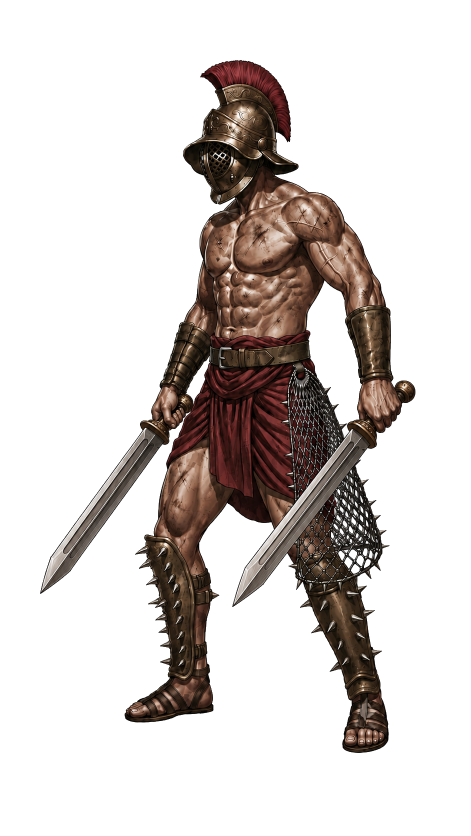
#> input picture Enemies/Civilization/Arena/Gladiator/Gladiator.png, 941 x 1672 px (shown at 1/2 size); its folder holds only this picture in this run
$ python remove_white_borders.py
#> lines starting #> are read from the running program, lines starting #| are printed output that depends on the picture; after the words box and inside, x2 and y2 are one past the last pixel; in counts of white or black regions, pixels touching at a corner belong together
#> in process_file, im is the input picture: PIL image 941x1672 RGBA; mean R, G, B, A 22.8, 17, 14.3, 64.4
# -*- coding: utf-8 -*-
"""
Убирает белую/бледную кайму по краю спрайтов (типичный след автоматического
удаления фона — прозрачность обрывается резко, а сам крайний пиксель/пиксели
остаются светлыми, потому что были смешаны с белым фоном).

Как это работает:
  - для каждого PNG со своим альфа-каналом ищутся "внешние" пиксели — непрозрачные,
    но соседствующие (в т.ч. по диагонали) с прозрачным пикселем;
  - если такой пиксель бледный (достаточно яркий и достаточно ненасыщенный —
    то есть близок к белому/серому, а не к цветному краю рисунка), его альфа
    обнуляется;
  - после этого проверка повторяется — так снимается несколько слоёв каймы
    подряд, но не больше --max-depth раз за файл, чтобы случайно не съесть
    по-настоящему светлую часть персонажа (белую шерсть, лёд и т.п.).

Перед любой правкой оригинал копируется в --backup-dir (по умолчанию —
D:\\dOCS\\_Godmaker_cleanup_backup\\sprite_originals, вне самого проекта, чтобы
Godot не пытался импортировать резервные копии как текстуры) с тем же
относительным путём — так его легко найти и вернуть обратно. Если бэкап уже
есть, файл не перезаписывается (значит скрипт уже разбирал этот спрайт раньше
и в бэкапе лежит ПЕРВООБРАЗНЫЙ вариант, а не результат прошлого прогона).

Запуск:
    python Tools/remove_white_borders.py --dry-run
        — ничего не меняет, только печатает отчёт: какие файлы затронуты и
          сколько пикселей у каждого снимется.

    python Tools/remove_white_borders.py
        — реально обрабатывает файлы (с бэкапом оригиналов).

    python Tools/remove_white_borders.py --root Gods --bright 200 --sat 20 --max-depth 3
        — то же самое, но только в указанной папке и с другими порогами.

После реальной правки спрайтов Godot нужно переимпортировать — открыть редактор,
либо прогнать `Godot ... --headless --path . --import`.
"""

import argparse
import shutil
import sys
from pathlib import Path

from PIL import Image
import numpy as np
from scipy.ndimage import binary_erosion, binary_closing, label

DEFAULT_ROOTS = ["Gods", "Enemies", "Nemesis", "Main_characters"]
DEFAULT_BACKUP_DIR = r"D:\dOCS\_Godmaker_cleanup_backup\sprite_originals"
STRUCT_8 = np.ones((3, 3), dtype=bool)  # 8-связность: диагональный сосед тоже "снаружи"

# --- Режим --speckle: одиночные "чисто белые" огрызки недобитого фона внутри спрайта ---
#
# В отличие от каймы по краю (см. find_pale_border_mask), это изолированные островки
# практически чистого белого (min(R,G,B) >= --speckle-thresh), нигде не касающиеся
# прозрачности — они остаются в мелких деталях (шерсть, перья), потому что там фон
# был отрезан не сплошным контуром, а закрылся отдельными волосками/линиями рисунка.
#
# Проверено вручную (см. историю правок): ни цвет пикселя, ни размер ОТДЕЛЬНОГО
# компонента, ни его ближайшее окружение, ни даже суммарная площадь бледных пикселей по
# всему файлу НЕ отличают такой огрызок от настоящего авторского блика того же белого
# цвета (перья белого ворона, спиральные блики на роге единорога, крылья валькирии,
# блеск на металле, седые волосы/борода Зевса) — обводка рисунка дробит и то, и другое
# на одинаково мелкие кусочки, ни один из которых по отдельности не крупный, а суммарная
# площадь у детального, но не "светлого" персонажа (доспехи с сотней мелких заклёпок)
# может набраться не меньше, чем у персонажа с настоящим светлым элементом дизайна.
#
# Работающий признак — во сколько один СВЯЗНЫЙ бледный элемент дизайна (перо, прядь
# волос, блик на пластине доспеха) распадается на мелкие кусочки только из-за тонких
# тёмных линий обводки МЕЖДУ соседними мазками одной и той же детали, а не из-за
# реального разрыва в пространстве. Поэтому перед подсчётом размера бледная маска
# "заплывает" морфологическим closing на --speckle-close-iter итераций (соединяет
# соседние кусочки через узкие тёмные щели), и уже ПОСЛЕ этого ищется самый большой
# связный кусок. У настоящего огрызка фона рядом просто нет других бледных пикселей,
# с которыми можно было бы соединиться, так что после closing он остаётся маленьким;
# у реального элемента дизайна (перья, пряди, блики одной детали) соседние кусочки
# сливаются в один заметно больший кусок. Если этот кусок >= --speckle-exclude —
# считаем, что у персонажа "в целом светлый" элемент дизайна, и не трогаем файл ВООБЩЕ.
# Если нет, чисто белые пиксели в файле — почти наверняка огрызки фона, и чистятся все
# такие компоненты размером до --speckle-size-cap (предохранитель на случай одиночного
# блика, который на всякий случай не снимается, если он неожиданно оказался крупным).
SPECKLE_PURE_THRESH = 235
SPECKLE_CONTEXT_BRIGHT = 170
SPECKLE_CONTEXT_SAT = 25
SPECKLE_CLOSE_ITER = 6
SPECKLE_EXCLUDE_SIZE = 2500
SPECKLE_SIZE_CAP = 150


# [29 lines left out: function find_speckle_mask, not called in this run]


def find_pale_border_mask(rgb: np.ndarray, alpha: np.ndarray, bright_thresh: int, sat_thresh: int, max_depth: int):
    """Возвращает (новая_альфа, снято_пикселей, число_проходов)."""
#> called with bright_thresh = 180, sat_thresh = 15, max_depth = 2
    alpha = alpha.copy()
    opaque = alpha > 0
#> opaque: shape (1672, 941) bool; 25.3% white; 1 white region, box (x1, y1, x2, y2) and area: (80, 120, 831, 1506) 397450
    rgb32 = rgb.astype(np.int32)
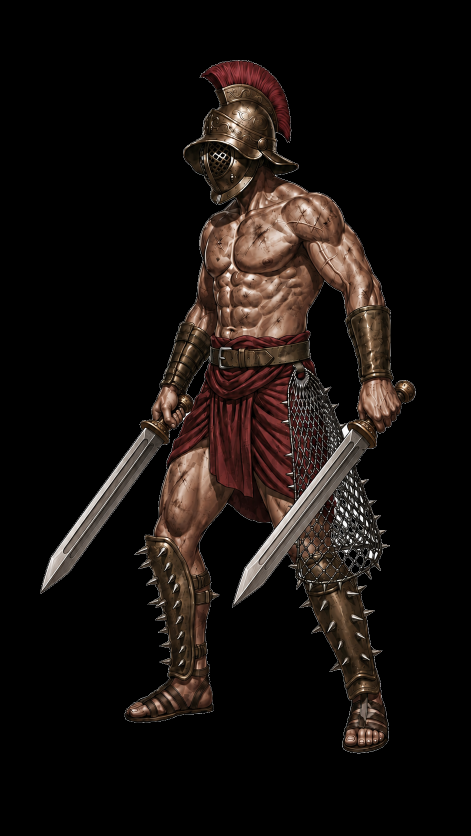
#> rgb32: shape (1672, 941, 3) int32 (shown at 1/2 size); mean R, G, B 22.8, 17, 14.3
    brightness = rgb32.mean(axis=2)
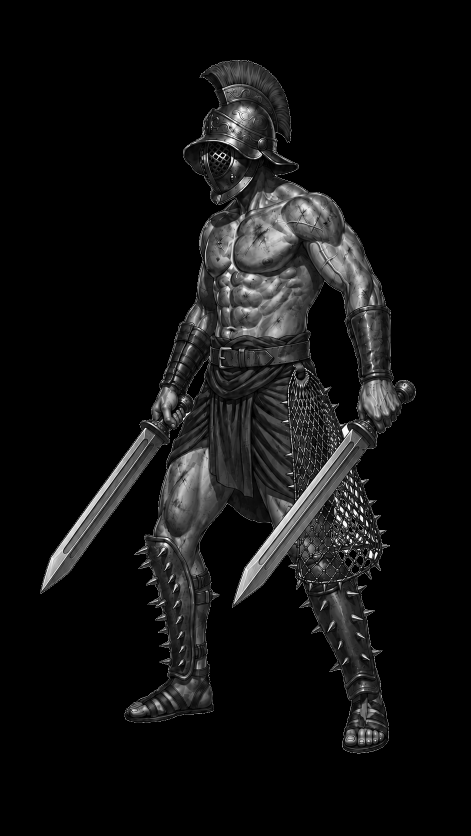
#> brightness: shape (1672, 941) float64 (shown at 1/2 size); min 0, max 255, mean 18
    saturation = rgb32.max(axis=2) - rgb32.min(axis=2)
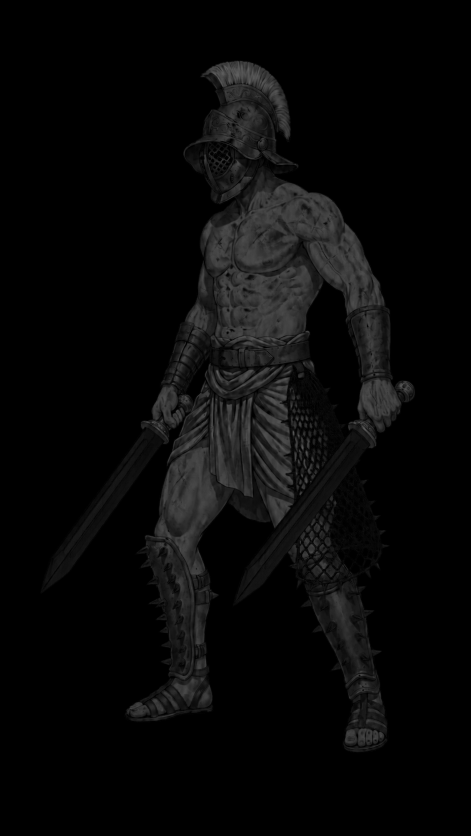
#> saturation: shape (1672, 941) int32 (shown at 1/2 size); min 0, max 100, mean 8.5
    pale = (brightness >= bright_thresh) & (saturation <= sat_thresh)
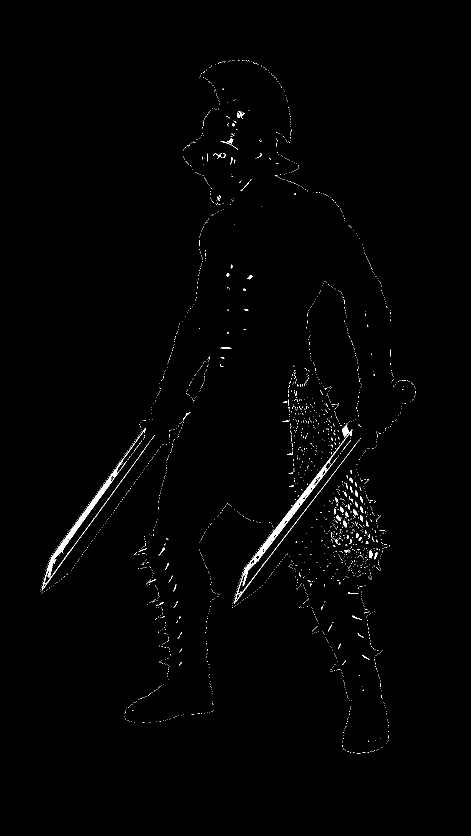
#> pale: shape (1672, 941) bool (shown at 1/2 size); 0.85% white; 2255 white regions (2194 under 20 px), largest, box (x1, y1, x2, y2) and area: (468, 859, 715, 1208) 3480, (83, 856, 299, 1182) 2954, (684, 848, 698, 875) 195

    total_cleared = 0
    passes_done = 0
    for _ in range(max_depth):
        if not opaque.any():
            break
        eroded = binary_erosion(opaque, structure=STRUCT_8)
        border = opaque & ~eroded  # непрозрачные пиксели, касающиеся прозрачных (в т.ч. по диагонали)
        to_clear = border & pale
        n = int(to_clear.sum())
        if n == 0:
            break
        alpha[to_clear] = 0
        opaque = alpha > 0
        total_cleared += n
        passes_done += 1
#> this loop made 2 passes
#> (n, total_cleared) on passes 1 to 2: (3, 3), (3, 6)
#> pass 1, in find_pale_border_mask, `eroded = binary_erosion(opaque, structure=STRUCT_8)`:
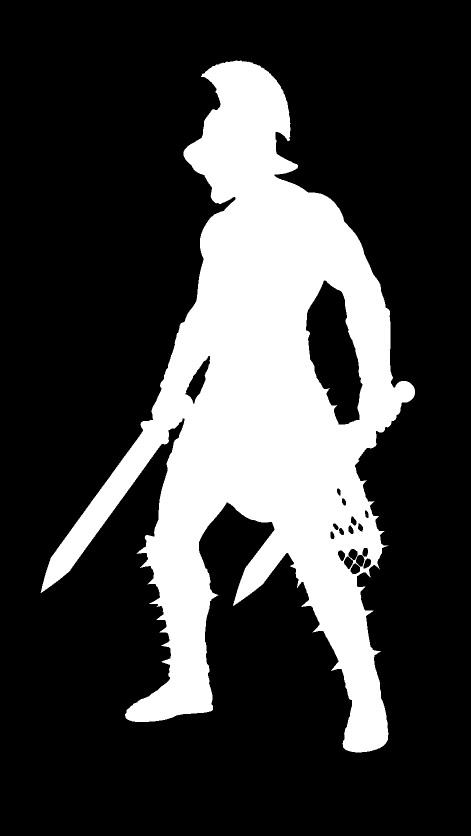
#> eroded: shape (1672, 941) bool (shown at 1/2 size); 24.6% white; 1 white region, box (x1, y1, x2, y2) and area: (81, 121, 830, 1505) 386922
#> pass 1, in find_pale_border_mask, `border = opaque & ~eroded`:
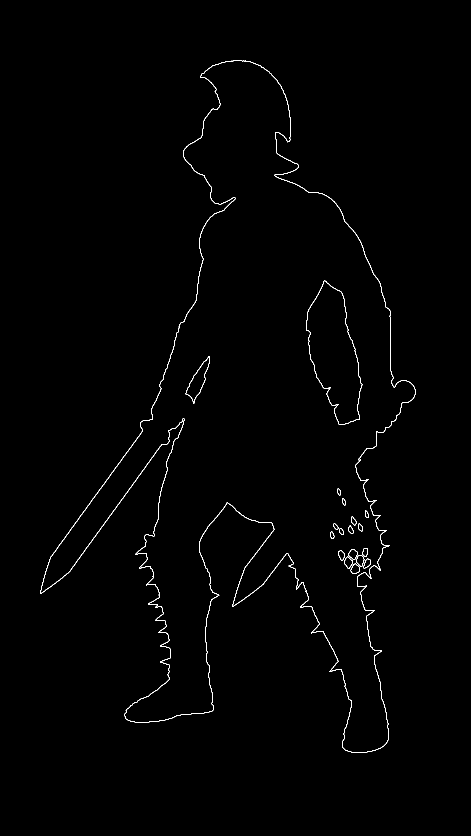
#> border: shape (1672, 941) bool (shown at 1/2 size); 0.67% white in thin lines or dots, all inside (x1, y1, x2, y2) = (80, 120, 831, 1506)
#> pass 1, in find_pale_border_mask, `to_clear = border & pale`:
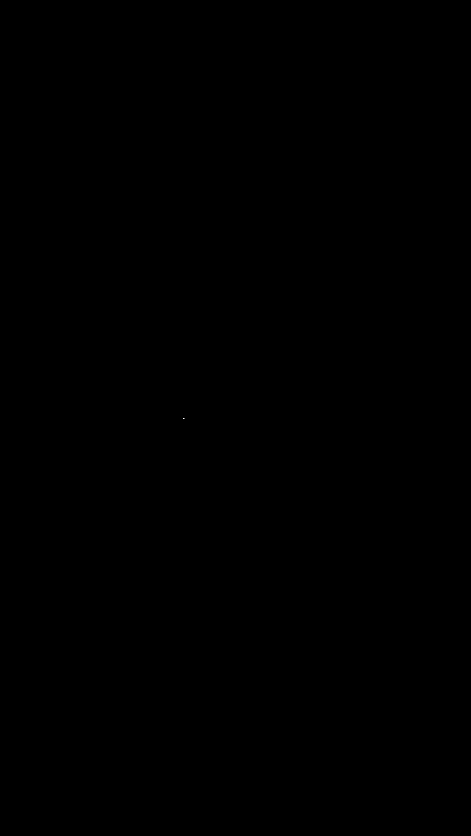
#> to_clear: shape (1672, 941) bool (shown at 1/2 size); 0% white in thin lines or dots, all inside (x1, y1, x2, y2) = (366, 837, 369, 838)
#> after the loop: alpha: shape (1672, 941); min 0, max 255, mean 64.4
#> after the loop: opaque: shape (1672, 941) bool; 25.3% white; 1 white region, box (x1, y1, x2, y2) and area: (80, 120, 831, 1506) 397444
#> after the loop, passes_done = 2; total_cleared = 6
    return alpha, total_cleared, passes_done


def process_file(path: Path, backup_dir: Path, project_root: Path, bright_thresh: int, sat_thresh: int,
                  max_depth: int, dry_run: bool) -> tuple:
    """Возвращает (затронут: bool, снято_пикселей: int, проходов: int) или None при ошибке чтения."""
    try:
        im = Image.open(path)
    except Exception as exc:
        print(f"  ! не удалось открыть {path}: {exc}")
        return None
    if im.mode != "RGBA":
        im = im.convert("RGBA")
    arr = np.array(im)
    if arr.shape[2] < 4 or not (arr[:, :, 3] == 0).any():
        return (False, 0, 0)  # нет альфа-канала или нет ни одного прозрачного пикселя — нечего снимать

    new_alpha, cleared, passes = find_pale_border_mask(
        arr[:, :, :3], arr[:, :, 3], bright_thresh, sat_thresh, max_depth
    )
#> cleared = 6; passes = 2
    if cleared == 0:
        return (False, 0, 0)

    if not dry_run:
#> (the run stopped early here; a loop or call above may not have finished)
